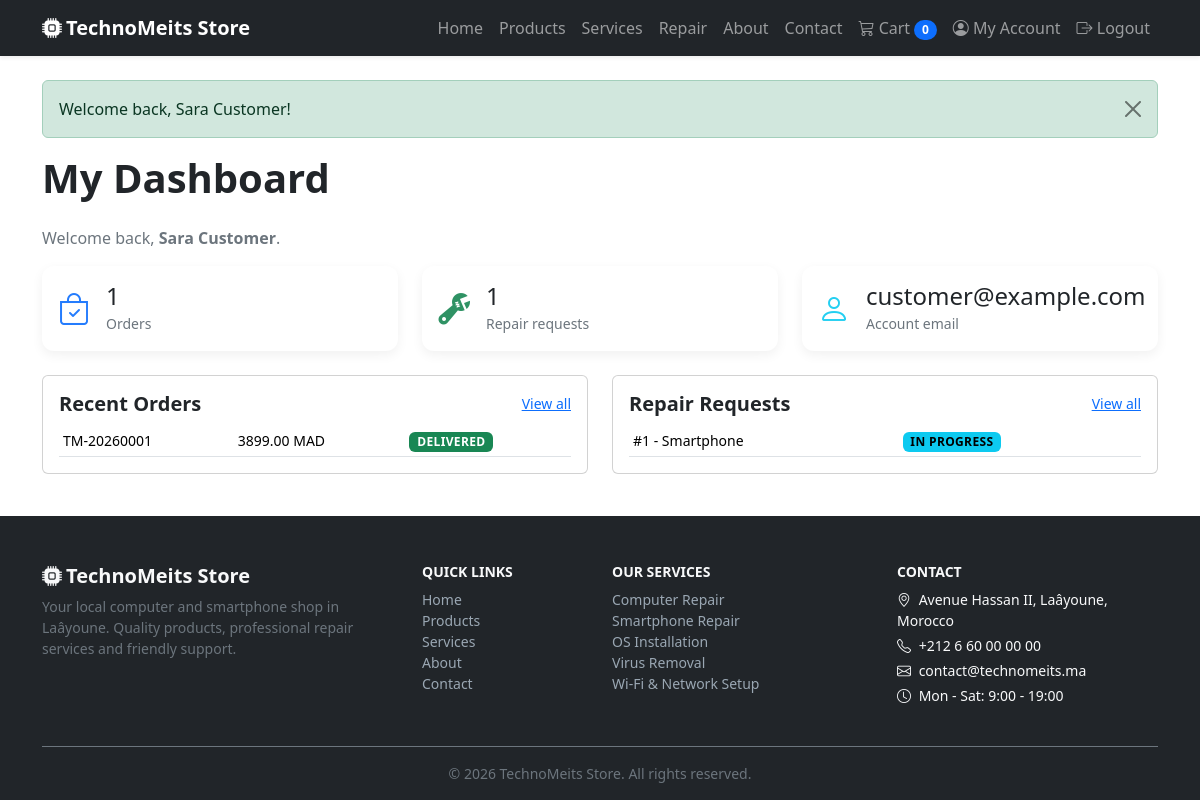
Page /public/customer (signed in) on the committed database.
### tables this page shows
CREATE TABLE users (
    id         INT UNSIGNED AUTO_INCREMENT PRIMARY KEY,
    name       VARCHAR(100) NOT NULL,
    email      VARCHAR(150) NOT NULL UNIQUE,
    phone      VARCHAR(20)  DEFAULT NULL,
    address    VARCHAR(255) DEFAULT NULL,
    password   VARCHAR(255) NOT NULL,
    role       ENUM('customer', 'admin') NOT NULL DEFAULT 'customer',
    created_at TIMESTAMP NOT NULL DEFAULT CURRENT_TIMESTAMP,
    updated_at TIMESTAMP NOT NULL DEFAULT CURRENT_TIMESTAMP ON UPDATE CURRENT_TIMESTAMP,
    INDEX idx_users_role (role)
);

CREATE TABLE orders (
    id               INT UNSIGNED AUTO_INCREMENT PRIMARY KEY,
    order_number     VARCHAR(20) NOT NULL UNIQUE,
    user_id          INT UNSIGNED DEFAULT NULL,
    customer_name    VARCHAR(100) NOT NULL,
    customer_email   VARCHAR(150) NOT NULL,
    customer_phone   VARCHAR(20)  NOT NULL,
    shipping_address VARCHAR(255) DEFAULT NULL,
    payment_method   ENUM('pay_in_store', 'cash_on_delivery') NOT NULL DEFAULT 'pay_in_store',
    status           ENUM('pending', 'confirmed', 'shipped', 'delivered', 'cancelled') NOT NULL DEFAULT 'pending',
    total            DECIMAL(10, 2) NOT NULL DEFAULT 0.00,
    notes            TEXT,
    created_at       TIMESTAMP NOT NULL DEFAULT CURRENT_TIMESTAMP,
    INDEX idx_orders_user (user_id),
    INDEX idx_orders_status (status),
    CONSTRAINT fk_orders_user
        FOREIGN KEY (user_id) REFERENCES users (id) ON DELETE SET NULL
);

CREATE TABLE repair_requests (
    id                INT UNSIGNED AUTO_INCREMENT PRIMARY KEY,
    user_id           INT UNSIGNED DEFAULT NULL,
    customer_name     VARCHAR(100) NOT NULL,
    customer_email    VARCHAR(150) NOT NULL,
    customer_phone    VARCHAR(20)  NOT NULL,
    device_type       VARCHAR(50)  NOT NULL,
    brand_model       VARCHAR(100) DEFAULT NULL,
    issue_description TEXT NOT NULL,
    status            ENUM('pending', 'in_progress', 'repaired', 'collected', 'cancelled') NOT NULL DEFAULT 'pending',
    created_at        TIMESTAMP NOT NULL DEFAULT CURRENT_TIMESTAMP,
    updated_at        TIMESTAMP NOT NULL DEFAULT CURRENT_TIMESTAMP ON UPDATE CURRENT_TIMESTAMP,
    INDEX idx_repairs_status (status),
    CONSTRAINT fk_repairs_user
        FOREIGN KEY (user_id) REFERENCES users (id) ON DELETE SET NULL
);

### app/controllers/CustomerController.php (called while the page is built, shortened)
<?php
class CustomerController extends Controller
{
    public function index()
    {
        $user = currentUser();
        $this->view('customer/index', [
            'title'       => 'My Dashboard',
            'activeNav'   => 'customer',
            'user'        => (new User())->find($user['id']),
            'orders'      => (new Order())->byUser($user['id']),
            'repairs'     => (new RepairRequest())->byUser($user['id']),
        ]);
    }
}

### app/core/App.php (called while the page is built, shortened)
<?php
class App
{
    protected $controller;
    protected $method = 'index';
    public function __construct()
    {
        $url = $this->parseUrl();
        if (!empty($url) && strtolower($url[0]) === 'admin') {
            array_shift($url);
            $this->resolveAdmin($url);
        } else {
            $this->resolvePublic($url);
        }
        $this->params = array_values($url);
        call_user_func_array([$this->controller, $this->method], $this->params);
    }
    private function resolvePublic(&$url)
    {
        $controllerName = !empty($url[0]) ? ucfirst(strtolower($url[0])) . 'Controller' : 'HomeController';
        $class          = 'App\\Controllers\\' . $controllerName;
        array_shift($url);
        $this->controller = class_exists($class) ? new $class() : new ErrorController();
        $this->method     = !empty($url[0]) ? strtolower(array_shift($url)) : 'index';
    }
    private function parseUrl()
    {
        if (isset($_GET['url'])) {
            $url = rtrim($_GET['url'], '/');
            $url = filter_var($url, FILTER_SANITIZE_URL);
            return explode('/', $url);
        }
        return [];
    }
}

### public/index.php (called while the page is built, shortened)
<?php
require_once APP_PATH . '/core/helpers.php';
new App();

### app/core/Session.php (called while the page is built, shortened)
<?php
class Session
{
    public static function get($key, $default = null)
    {
        return $_SESSION[$key] ?? $default;
    }
}

### app/core/Database.php (called while the page is built, shortened)
<?php
class Database
{
    private $pdo;
    private function __construct()
    {
        $dsn = 'mysql:host=' . DB_HOST . ';port=' . DB_PORT . ';dbname=' . DB_NAME . ';charset=utf8mb4';
        try {
            $this->pdo = new PDO($dsn, DB_USER, DB_PASS, [
                PDO::ATTR_ERRMODE            => PDO::ERRMODE_EXCEPTION,
                PDO::ATTR_DEFAULT_FETCH_MODE => PDO::FETCH_ASSOC,
                PDO::ATTR_EMULATE_PREPARES   => false,
                PDO::ATTR_TIMEOUT            => 5,
            ]);
        } catch (PDOException $e) {
            http_response_code(500);
            die('Database connection failed: ' . htmlspecialchars($e->getMessage(), ENT_QUOTES, 'UTF-8'));
        }
    }
    public function run($sql, $params = [])
    {
        $stmt = $this->pdo->prepare($sql);
        $stmt->execute($params);
        return $stmt;
    }
    public function fetchAll($sql, $params = [])
    {
        return $this->run($sql, $params)->fetchAll();
    }
    public function fetch($sql, $params = [])
    {
        return $this->run($sql, $params)->fetch();
    }
}

### app/core/Model.php (called while the page is built, shortened)
<?php
abstract class Model
{
    protected $db;
    protected $table;
    protected $primaryKey = 'id';
    public function __construct()
    {
        $this->db = Database::instance();
    }
    public function find($id)
    {
        return $this->db->fetch(
            "SELECT * FROM {$this->table} WHERE {$this->primaryKey} = ? LIMIT 1",
            [$id]
        );
    }
    public function where($column, $value, $operator = '=')
    {
        return $this->db->fetchAll(
            "SELECT * FROM {$this->table} WHERE {$column} {$operator} ? ORDER BY {$this->primaryKey} DESC",
            [$value]
        );
    }
}

### app/models/Order.php (called while the page is built, shortened)
<?php
class Order extends Model
{
    public function byUser($userId)
    {
        return $this->where('user_id', $userId);
    }
}

### app/models/RepairRequest.php (called while the page is built, shortened)
<?php
class RepairRequest extends Model
{
    public function byUser($userId)
    {
        return $this->where('user_id', $userId);
    }
}

### app/views/customer/index.php (the view)
<h1 class="section-title">My Dashboard</h1>
<p class="text-secondary">Welcome back, <strong><?= e($user['name']) ?></strong>.</p>
<div class="row g-4 mb-4">
    <div class="col-md-4">
        <div class="card stat-card">
            <div class="card-body d-flex align-items-center gap-3">
                <i class="bi bi-bag-check stat-icon text-primary"></i>
                <div>
                    <div class="h4 mb-0"><?= count($orders) ?></div>
                    <span class="text-secondary small">Orders</span>
                </div>
            </div>
        </div>
    </div>
    <div class="col-md-4">
        <div class="card stat-card">
            <div class="card-body d-flex align-items-center gap-3">
                <i class="bi bi-wrench-adjustable stat-icon text-success"></i>
                <div>
                    <div class="h4 mb-0"><?= count($repairs) ?></div>
                    <span class="text-secondary small">Repair requests</span>
                </div>
            </div>
        </div>
    </div>
    <div class="col-md-4">
        <div class="card stat-card">
            <div class="card-body d-flex align-items-center gap-3">
                <i class="bi bi-person stat-icon text-info"></i>
                <div>
                    <div class="h4 mb-0"><?= e($user['email']) ?></div>
                    <span class="text-secondary small">Account email</span>
                </div>
            </div>
        </div>
    </div>
</div>
<div class="row g-4">
    <div class="col-lg-6">
        <div class="card p-3 h-100">
            <div class="d-flex justify-content-between align-items-center mb-2">
                <h5 class="mb-0 fw-bold">Recent Orders</h5>
                <a href="<?= url('customer/orders') ?>" class="small">View all</a>
            </div>
            <?php if (empty($orders)): ?>
                <p class="text-secondary small mb-0">No orders yet. <a href="<?= url('products') ?>">Start shopping</a></p>
            <?php else: ?>
                <table class="table table-sm align-middle mb-0">
                    <tbody>
                        <?php foreach (array_slice($orders, 0, 5) as $order): ?>
                            <tr>
                                <td class="small"><?= e($order['order_number']) ?></td>
                                <td class="small"><?= money($order['total']) ?></td>
                                <td><?= statusBadge($order['status']) ?></td>
                            </tr>
                        <?php endforeach; ?>
                    </tbody>
                </table>
            <?php endif; ?>
        </div>
    </div>
    <div class="col-lg-6">
        <div class="card p-3 h-100">
            <div class="d-flex justify-content-between align-items-center mb-2">
                <h5 class="mb-0 fw-bold">Repair Requests</h5>
                <a href="<?= url('customer/repairs') ?>" class="small">View all</a>
            </div>
            <?php if (empty($repairs)): ?>
                <p class="text-secondary small mb-0">No repair requests. <a href="<?= url('repair/create') ?>">Request a repair</a></p>
            <?php else: ?>
                <table class="table table-sm align-middle mb-0">
                    <tbody>
                        <?php foreach (array_slice($repairs, 0, 5) as $request): ?>
                            <tr>
                                <td class="small">#<?= (int) $request['id'] ?> - <?= e(ucfirst($request['device_type'])) ?></td>
                                <td><?= statusBadge($request['status']) ?></td>
                            </tr>
                        <?php endforeach; ?>
                    </tbody>
                </table>
            <?php endif; ?>
        </div>
    </div>
</div>

### app/core/helpers.php (shortened to what this page needs)
<?php
function e($value)
{
    return htmlspecialchars((string) $value, ENT_QUOTES, 'UTF-8');
}
function url($path = '')
{
    return BASE_URL . ltrim($path, '/');
}
function money($amount)
{
    return number_format((float) $amount, 2, '.', '') . ' ' . CURRENCY;
}
function currentUser()
{
    return Session::get('user');
}
function isLoggedIn()
{
    return Session::get('user') !== null;
}
function isAdmin()
{
    $user = currentUser();
    return isLoggedIn() && ($user['role'] ?? '') === 'admin';
}
function statusBadge($status)
{
    $map = [
        'pending'     => 'warning',
        'confirmed'   => 'primary',
        'in_progress' => 'info',
        'shipped'     => 'info',
        'repaired'    => 'success',
        'delivered'   => 'success',
        'collected'   => 'secondary',
        'cancelled'   => 'danger',
    ];
    $class = $map[$status] ?? 'secondary';
    $label = ucwords(str_replace('_', ' ', $status));
    return '<span class="badge status-badge text-bg-' . $class . '">' . e($label) . '</span>';
}

### public/assets/css/style.css (style rules this page uses)
:root { --brand-color: #0d6efd; --brand-dark: #0b5ed7; }
body { font-family: system-ui, -apple-system, "Segoe UI", Roboto, sans-serif; overflow-x: hidden; }
.section-title { font-weight: 700; margin-bottom: 1.5rem; }
.status-badge { font-size: 0.75rem; text-transform: uppercase; letter-spacing: 0.03em; }
.stat-card { border-radius: 0.75rem; border: none; box-shadow: 0 0.25rem 0.75rem rgba(0, 0, 0, 0.06); }
.stat-card .stat-icon { font-size: 2rem; opacity: 0.9; }

### rows in the picture
users: name "Sara Customer", email "customer@example.com"
orders: order_number "TM-20260001", total "3899.00 MAD", status "DELIVERED"
repair_requests: id "1", device_type "Smartphone", status "IN PROGRESS"

### other values in the picture
APP_NAME "TechnoMeits Store"
cartCount() "0"
$alert['message'] "Welcome back, Sara Customer!"
count($orders) "1"
count($repairs) "1"
APP_EMAIL "contact@technomeits.ma"
